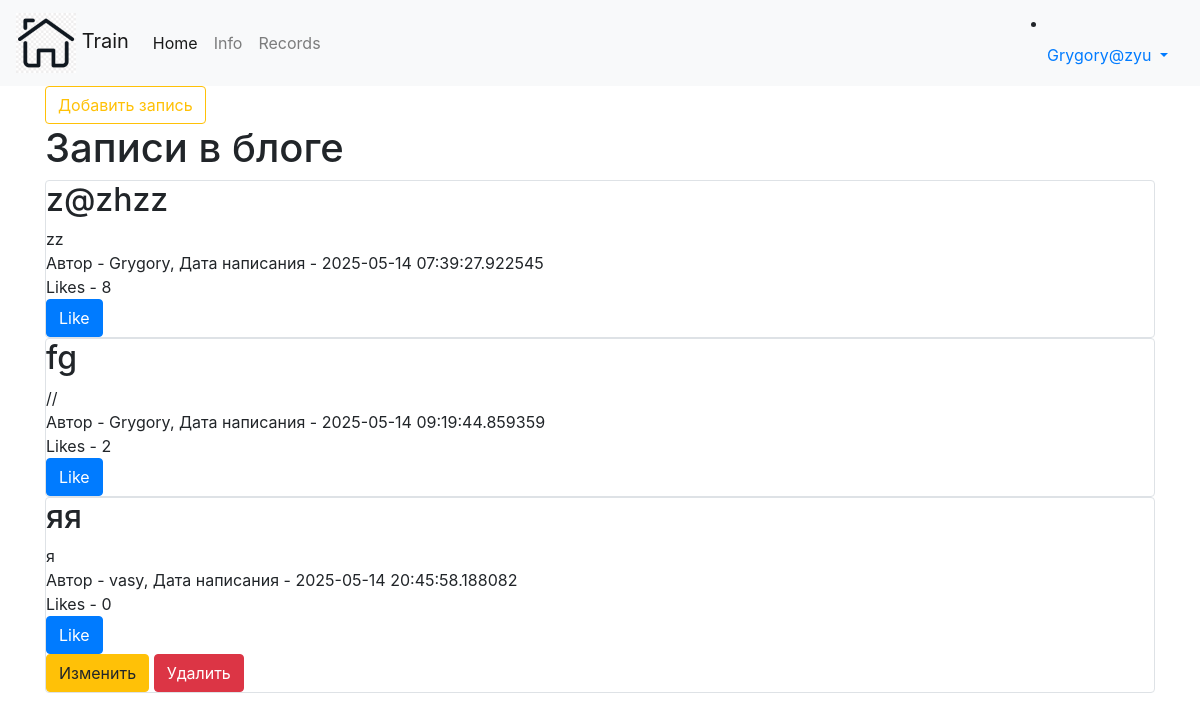
Screenshot of /profile (signed in) with the database file from the repository.
### data/users.py (models this page shows, shortened)
class User(SqlAlchemyBase, UserMixin, SerializerMixin):
    __tablename__ = 'users'
    id = sqlalchemy.Column(sqlalchemy.Integer,
                           primary_key=True, autoincrement=True)
    name = sqlalchemy.Column(sqlalchemy.String, nullable=True)
    about = sqlalchemy.Column(sqlalchemy.String, nullable=True)
    email = sqlalchemy.Column(sqlalchemy.String,
                              index=True, unique=True, nullable=True)
    hashed_password = sqlalchemy.Column(sqlalchemy.String, nullable=True)
    created_date = sqlalchemy.Column(sqlalchemy.DateTime,
                                     default=datetime.datetime.now)
    news = orm.relationship("News", back_populates='user')
    height = sqlalchemy.Column(sqlalchemy.Integer)
    weight = sqlalchemy.Column(sqlalchemy.Integer)
    age = sqlalchemy.Column(sqlalchemy.Integer)
    sex = sqlalchemy.Column(sqlalchemy.String, nullable=True)
    rating = sqlalchemy.Column(sqlalchemy.Integer)

### data/news.py (models this page shows)
class News(SqlAlchemyBase, SerializerMixin):
    __tablename__ = 'news'
    id = sqlalchemy.Column(sqlalchemy.Integer,
                           primary_key=True, autoincrement=True)
    title = sqlalchemy.Column(sqlalchemy.String, nullable=True)
    content = sqlalchemy.Column(sqlalchemy.String, nullable=True)
    created_date = sqlalchemy.Column(sqlalchemy.DateTime,
                                     default=datetime.datetime.now)
    is_private = sqlalchemy.Column(sqlalchemy.Boolean, default=True)
    user_id = sqlalchemy.Column(sqlalchemy.Integer,
                                sqlalchemy.ForeignKey("users.id"))
    likes = sqlalchemy.Column(sqlalchemy.String, default='0')
    user = orm.relationship('User')

### main.py (the view)
@app.route("/profile")
def index():
    db_sess = db_session.create_session()
    news = db_sess.query(News).filter(News.is_private is not True)
    if current_user.is_authenticated:
        news = db_sess.query(News).filter(
            (News.user == current_user) | (News.is_private is not True))
    else:
        news = db_sess.query(News).filter(News.is_private is not True)
    if current_user.is_authenticated:
        return render_template("index.html", user_name=session['name'], news=news)
    else:
        return render_template("index.html", news=news)

### data/db_session.py (called while the page is built)
def create_session() -> Session:
    global __factory
    return __factory()

### main.py (called while the page is built)
@login_manager.user_loader
def load_user(user_id):
    db_sess = db_session.create_session()
    return db_sess.query(User).get(user_id)

### templates/index.html (shortened to what this page needs)
{% extends "base.html" %}
{% block content %}
{% if current_user.is_authenticated %}
<a href="news" class="btn btn-outline-warning">Добавить запись</a>
{% endif %}
<h1>Записи в блоге</h1>
{% for item in news%}
<div class="col-md6 border rounded">
    <h2>{{item.title}}</h2>
    <div>
        {{item.content}}
    </div>
    <div>
        Автор - {{item.user.name}}, Дата написания - {{item.created_date}}
    </div>
    <div>
        Likes - {{item.likes}}
    </div>
    <a href="/like/{{ item.id }}" class="btn btn-primary">
            Like
        </a>
    {% if current_user.is_authenticated and current_user == item.user %}
    <div>
        <a href="/news/{{ item.id }}" class="btn btn-warning">
            Изменить
        </a>
        <a href="/news_delete/{{ item.id }}" class="btn btn-danger">
            Удалить
        </a>
    </div>
{% endif %}
</div>
{% endfor %}
{% endblock %}

### templates/base.html (shortened to what this page needs)
<!doctype html>
<html lang="en">
<head>
    <link rel="stylesheet"
          href="https://stackpath.bootstrapcdn.com/bootstrap/4.4.1/css/bootstrap.min.css"
>
    <link rel="stylesheet" type="text/css" href="static/css/style.css">
</head>
<body>
<header>
    <nav class="navbar navbar-expand-lg navbar-light bg-light">
  <a class="navbar-brand" href="/"><img src="static/img/home.png" width="60" height="60" alt=""> Train</a>
  <div class="collapse navbar-collapse" id="navbarSupportedContent">
    <ul class="navbar-nav mr-auto">
      <li class="nav-item active">
        <a class="nav-link" href="/">Home <span class="sr-only">(current)</span></a>
      </li>
      <li class="nav-item">
        <a class="nav-link" href="/info">Info</a>
      </li>
      <li class="nav-item">
        <a class="nav-link" href="/records">Records</a>
      </li>
    </ul>
    <form class="form-inline my-2 my-lg-0">
      {% if current_user.is_authenticated %}
        <li class="nav-item dropdown">
        <a class="nav-link dropdown-toggle" href="#" id="navbarDropdown" role="button" data-toggle="dropdown" aria-haspopup="true" aria-expanded="false">
          {{ user_name }}
        </a>
      </li>
{% else %}
    <p>
        <a class="btn btn-outline-success" href="/register">Зарегистрироваться</a>
        <a class="btn btn-outline-primary" href="/login">Войти</a>
    </p>
{% endif %}
    </form>
  </div>
</nav>
</header>
<main role="main" class="container">
    {% block content %}{% endblock %}
</main>
</body>
</html>

### rows the page displays
User: email "Grygory@zyu"
News: title "z@zhzz", content "zz", user.name "Grygory", created_date "2025-05-14 07:39:27.922545", likes "8"
News: title "fg", content "//", user.name "Grygory", created_date "2025-05-14 09:19:44.859359", likes "2"
News: title "яя", content "я", user.name "vasy", created_date "2025-05-14 20:45:58.188082", likes "0"
